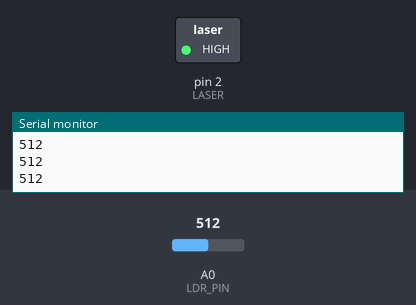
This sketch was run on a simulated Arduino Uno, built with avr-gcc and run on an emulated ATmega328P. Parts: switched loads named in the sketch (green lamp = pin HIGH), the last lines printed to the serial monitor. Inputs (shaded band) come from the test bench; at power-on: A0 (LDR_PIN) = 512.

Above: at 1.2 s.
1.3 s: A0 (LDR_PIN) set to 482
At 2.3 s:
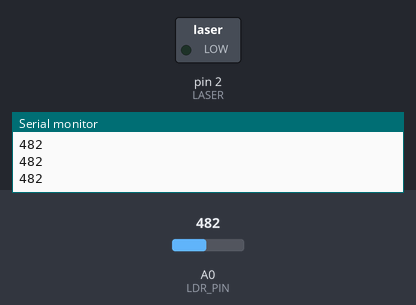
2.8 s: A0 (LDR_PIN) set to 510
At 3.8 s:
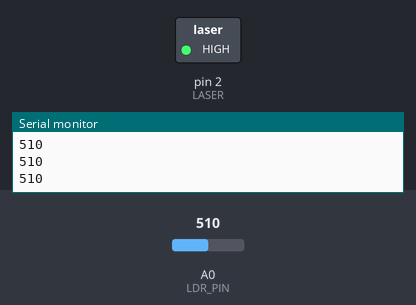
4.3 s: A0 (LDR_PIN) set to 490
At 5.3 s:
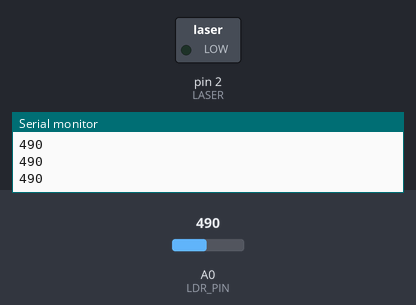
Timing chart, 0 to 7.3 s (numbered marks = the images above; inputs shaded):
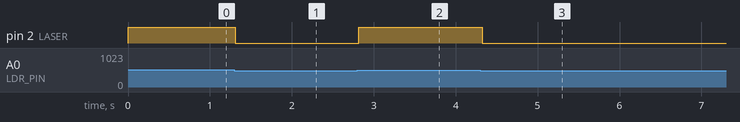

The sketch:

sketch_nov11d.ino
```cpp
#define LASER 2        // Pin de control para el láser
#define LDR_PIN A0     // Pin de entrada para el LDR

const int threshold = 500; // Umbral para encender/apagar el láser (ajusta este valor según el entorno)

void setup() {
  pinMode(LASER, OUTPUT);       // Configura el pin del láser como salida
  pinMode(LDR_PIN, INPUT);      // Configura el pin del LDR como entrada
  Serial.begin(9600);           // Inicia la comunicación serial (opcional para depuración)
}

void loop() {
  int ldrValue = analogRead(LDR_PIN);  // Lee el valor del LDR
  Serial.println(ldrValue);            // Envía el valor del LDR al monitor serial

  if (ldrValue < threshold) {          // Si el valor está por debajo del umbral
    digitalWrite(LASER, LOW);          // Apaga el láser
  } else {
    digitalWrite(LASER, HIGH);         // Enciende el láser
  }

  delay(50); // Pausa breve para evitar lecturas demasiado rápidas
}
```

Measured:
- the behaviour switches between 500 and 499 on A0 (LDR_PIN) (found by bisection; images 0 and 1)
- after the input at 1.3 s, pin 2 (LASER): HIGH → LOW at once
- after the input at 2.8 s, pin 2 (LASER): LOW → HIGH at once
- after the input at 4.3 s, pin 2 (LASER): HIGH → LOW at once
